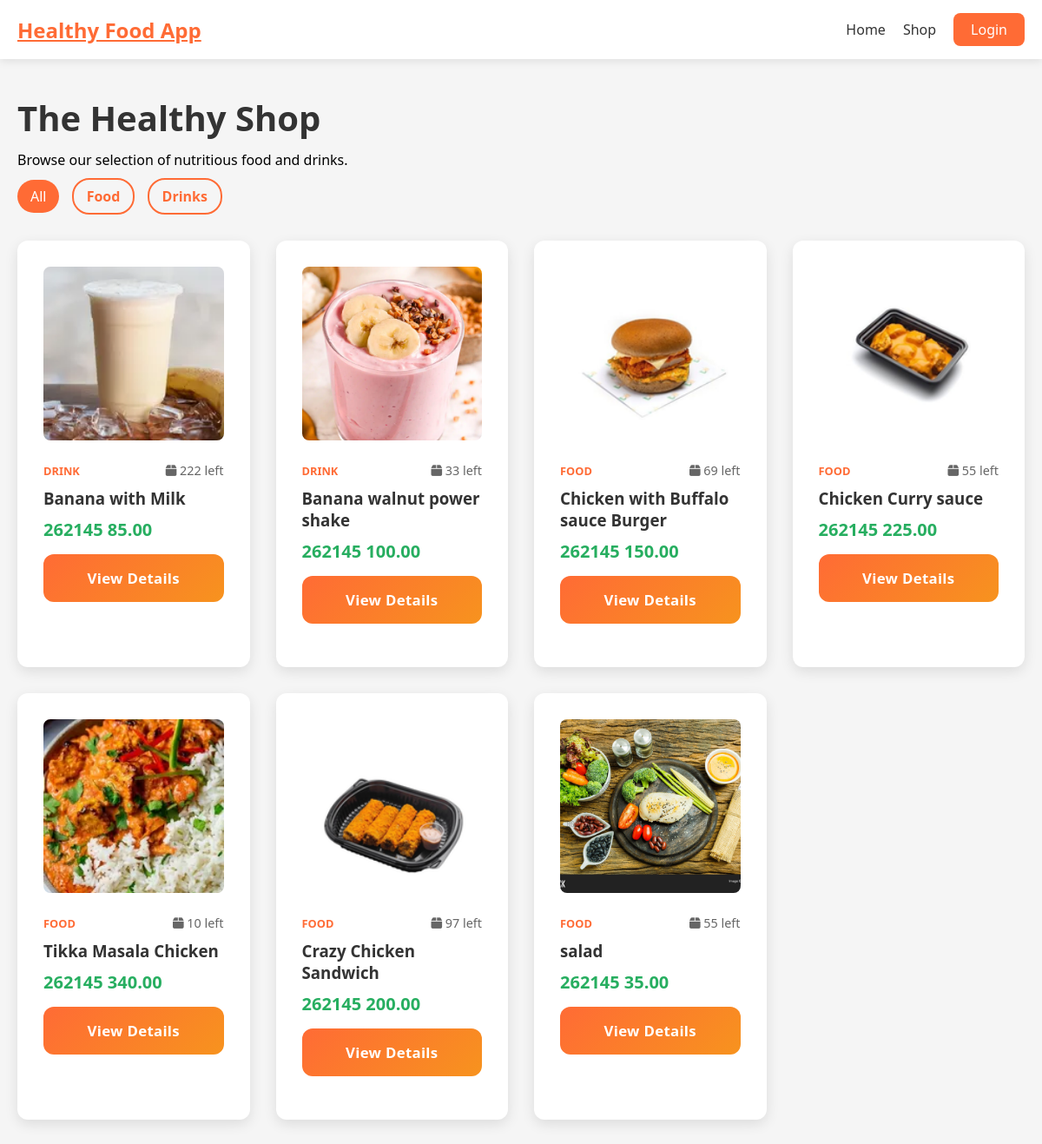
The page /shop.php on the database its author committed.
### tables this page shows
CREATE TABLE `products` (
  `id` int(11) NOT NULL,
  `name` varchar(150) NOT NULL,
  `description` text DEFAULT NULL,
  `price` decimal(10,2) NOT NULL,
  `stock` int(11) NOT NULL DEFAULT 0,
  `image_path` varchar(255) DEFAULT NULL,
  `type` enum('food','drink') NOT NULL,
  `status` enum('active','archived') NOT NULL DEFAULT 'active',
  `created_at` datetime DEFAULT current_timestamp(),
  `updated_at` datetime DEFAULT current_timestamp()
);

### config.php (called while the page is built, shortened)
<?php
function getImageUrl($url)
{
    return $url;
}
?>

### shop.php (the view, shortened to what this page needs)
<?php
require_once __DIR__ . '/init.php';
$type = $_GET['type'] ?? '';
$query = "SELECT * FROM products WHERE status = 'active'";
$query .= " ORDER BY created_at DESC";
$result = $conn->query($query);
include __DIR__ . '/header.php';
?>
<div class="dashboard-container">
    <div class="dashboard-header">
        <h1>The Healthy Shop</h1>
        <p>Browse our selection of nutritious food and drinks.</p>
        <div style="margin-top: 20px;">
            <a href="shop.php" class="<?php echo !$type ? 'btn-login' : 'btn-secondary'; ?>"
                style="padding: 8px 15px; text-decoration: none; margin-right: 10px; border-radius: 20px; border-color: #ff6b35; <?php echo !$type ? '' : 'color: #ff6b35;'; ?>">All</a>
            <a href="shop.php?type=food" class="<?php echo $type === 'food' ? 'btn-login' : 'btn-secondary'; ?>"
                style="padding: 8px 15px; text-decoration: none; margin-right: 10px; border-radius: 20px; border-color: #ff6b35; <?php echo $type === 'food' ? '' : 'color: #ff6b35;'; ?>">Food</a>
            <a href="shop.php?type=drink" class="<?php echo $type === 'drink' ? 'btn-login' : 'btn-secondary'; ?>"
                style="padding: 8px 15px; text-decoration: none; border-radius: 20px; border-color: #ff6b35; <?php echo $type === 'drink' ? '' : 'color: #ff6b35;'; ?>">Drinks</a>
        </div>
    </div>
    <div class="features-grid">
        <?php if ($result->num_rows > 0): ?>
            <?php while ($product = $result->fetch_assoc()): ?>
                <div class="feature-card" style="text-align: left;">
                    <img src="<?php echo getImageUrl($product['image_path']) ?: 'assets/images/placeholder-300x300.png'; ?>"
                        alt="<?php echo htmlspecialchars($product['name']); ?>"
                        style="width: 100%; height: 200px; object-fit: cover; border-radius: 8px; margin-bottom: 20px;">
                    <div style="display: flex; justify-content: space-between; align-items: center;">
                        <span style="font-size: 0.8rem; text-transform: uppercase; color: #ff6b35; font-weight: 700;">
                            <?php echo $product['type']; ?>
                        </span>
                        <span style="font-size: 0.9rem; color: #666;"><i class="fas fa-box"></i>
                            <?php echo $product['stock']; ?> left
                        </span>
                    </div>
                    <h3 style="margin: 10px 0;">
                        <?php echo htmlspecialchars($product['name']); ?>
                    </h3>
                    <div style="font-weight: 700; color: #27ae60; font-size: 1.25rem;">
                        <?php echo CURRENCY_SYMBOL; ?> <?php echo number_format($product['price'], 2); ?>
                    </div>
                    <a href="product.php?id=<?php echo $product['id']; ?>" class="login-btn"
                        style="display: block; text-align: center; margin-top: 15px; text-decoration: none;">View Details</a>
                </div>
            <?php endwhile; ?>
        <?php else: ?>
            <p style="text-align: center; grid-column: 1/-1;">No products found matching your criteria.</p>
        <?php endif; ?>
    </div>
</div>
</main>
</body>
</html>

### assets/css/styles.css (style rules this page uses)
* { margin: 0; padding: 0; box-sizing: border-box; }
body { font-family: 'Segoe UI', Tahoma, Geneva, Verdana, sans-serif; margin: 0; padding: 0; min-height: 100vh; background: #f5f5f5; }
.login-btn, .register-btn { width: 100%; padding: 16px; background: linear-gradient(135deg, #ff6b35 0%, #f7931e 100%); color: white; border: none; border-radius: 12px; font-size: 1.05rem; font-weight: 600; cursor: pointer; transition: all 0.3s ease; margin-bottom: 20px; position: relative; overflow: hidden; letter-spacing: 0.3px; }
.btn-login { background: #ff6b35; color: white !important; padding: 8px 20px; border-radius: 8px; }
.btn-primary, .btn-secondary { padding: 15px 30px; border-radius: 8px; text-decoration: none; font-weight: 600; transition: all 0.3s; }
.btn-secondary { background: transparent; color: white; border: 2px solid white; }
.features-grid { display: grid; grid-template-columns: repeat(auto-fit, minmax(250px, 1fr)); gap: 30px; }
.feature-card { background: white; padding: 30px; border-radius: 12px; text-align: center; box-shadow: 0 5px 15px rgba(0, 0, 0, 0.1); transition: transform 0.3s; }
.feature-card h3 { color: #333; margin-bottom: 15px; }
:root { --primary-glow: radial-gradient(rgba(255, 107, 53, 0.4), rgba(255, 107, 53, 0)); --secondary-glow: linear-gradient(to bottom right, rgba(255, 255, 255, 0), rgba(255, 255, 255, 0), rgba(255, 107, 53, 0.3)); }
.dashboard-container { max-width: 1200px; margin: 40px auto; padding: 0 20px; }
.dashboard-header { margin-bottom: 40px; }
.dashboard-header h1 { font-size: 2.5rem; color: #333; margin-bottom: 10px; }

### rows shown on the page
products: image_path (picture), type "DRINK", stock "222", name "Banana with Milk", price "85.00"
products: image_path (picture), type "DRINK", stock "33", name "Banana walnut power shake", price "100.00"
products: image_path (picture), type "FOOD", stock "69", name "Chicken with Buffalo sauce Burger", price "150.00"
products: image_path (picture), type "FOOD", stock "55", name "Chicken Curry sauce", price "225.00"
products: image_path (picture), type "FOOD", stock "10", name "Tikka Masala Chicken", price "340.00"
products: image_path (picture), type "FOOD", stock "97", name "Crazy Chicken Sandwich", price "200.00"
products: image_path (picture), type "FOOD", stock "55", name "salad", price "35.00"

### other values the page prints
SITE_NAME "Healthy Food App"
